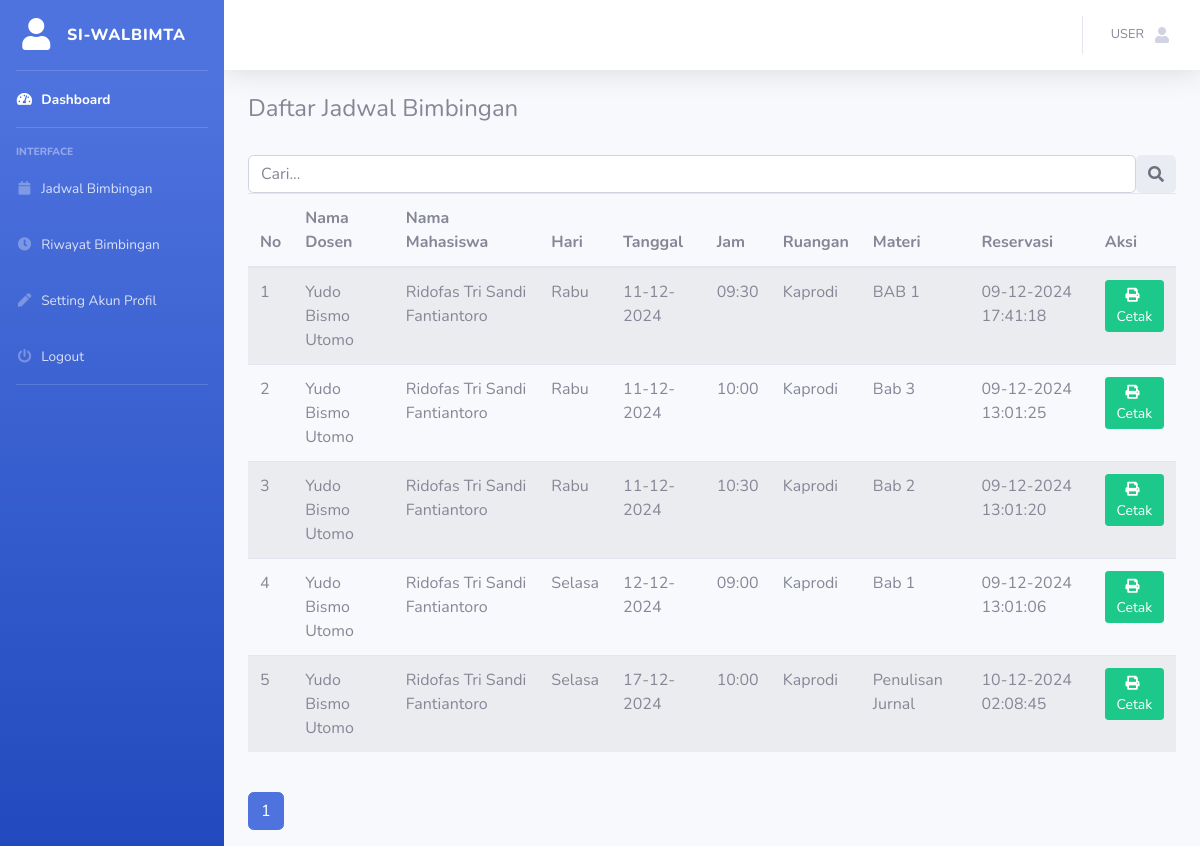
/user/riwayat_bimbingan.php (signed in), run on the app's committed database.
### tables this page shows
CREATE TABLE `jadwal_bimbingan` (
  `id` int(11) NOT NULL,
  `id_user` varchar(255) NOT NULL,
  `nama_dosen` varchar(255) NOT NULL,
  `nama_mahasiswa` varchar(255) NOT NULL,
  `npm` varchar(255) NOT NULL,
  `hari` varchar(255) NOT NULL,
  `tanggal` date NOT NULL,
  `jam` varchar(255) NOT NULL,
  `ruangan` varchar(255) NOT NULL,
  `materi` text NOT NULL,
  `created_at` timestamp NOT NULL DEFAULT current_timestamp() ON UPDATE current_timestamp()
);

### user/riwayat_bimbingan.php (the view, shortened to what this page needs)
<?php
include 'header.php';
require '../assets/conn/koneksi.php';
$id_user = isset($_SESSION['id']) ? $_SESSION['id'] : null;
$query = "
    SELECT
        jb.id,
        jb.nama_dosen,
        jb.nama_mahasiswa,
        jb.hari,
        jb.jam,
        jb.ruangan,
        jb.materi,
        jb.tanggal,
        jb.created_at
    FROM jadwal_bimbingan jb
    WHERE jb.id_user = '$id_user'
    ORDER BY jb.tanggal, jb.hari, jb.jam
";
$result = mysqli_query($koneksi, $query);
?>
<div id="wrapper">
    <?php include 'sidebar.php'; ?>
    <div id="content-wrapper" class="d-flex flex-column">
        <div id="content">
            <?php include 'navbar.php'; ?>
            <div class="container-fluid">
                <h4>Daftar Jadwal Bimbingan</h4><br>
                <div class="input-group rounded">
                    <input type="search" class="form-control rounded" id="search-input" placeholder="Cari... "
                        aria-label="Search" aria-describedby="search-addon" />
                    <span class="input-group-text border-0" id="search-addon">
                        <i class="fas fa-search"></i>
                    </span>
                </div>
                <div class="d-sm-flex align-items-center justify-content-between mb-4">
                    <div class="table-responsive">
                        <table class="table table-striped" id="jadwal-table">
                            <thead>
                                <tr>
                                    <th>No</th>
                                    <th>Nama Dosen</th>
                                    <th>Nama Mahasiswa</th>
                                    <th>Hari</th>
                                    <th>Tanggal</th>
                                    <th>Jam</th>
                                    <th>Ruangan</th>
                                    <th>Materi</th>
                                    <th>Reservasi</th>
                                    <th>Aksi</th>
                                </tr>
                            </thead>
                            <tbody>
                                <?php
                            $no = 1;
                            while ($row = mysqli_fetch_assoc($result)) : ?>
                                <tr>
                                    <td><?= $no++; ?></td>
                                    <td><?= htmlspecialchars($row['nama_dosen']); ?></td>
                                    <td><?= htmlspecialchars($row['nama_mahasiswa']); ?></td>
                                    <td><?= htmlspecialchars($row['hari']); ?></td>
                                    <td><?= htmlspecialchars(date('d-m-Y', strtotime($row['tanggal']))); ?></td>
                                    <td><?= htmlspecialchars($row['jam']); ?></td>
                                    <td><?= htmlspecialchars($row['ruangan']); ?></td>
                                    <td><?= htmlspecialchars($row['materi']); ?></td>
                                    <td><?= htmlspecialchars(date('d-m-Y H:i:s', strtotime($row['created_at']))); ?>
                                    </td>
                                    <td>
                                        <a href="cetak.php?id=<?= urlencode($row['id']); ?>"
                                            class="btn btn-success btn-sm">
                                            <i class="fas fa-print">&nbsp;</i>Cetak
                                        </a>
                                    </td>
                                </tr>
                                <?php endwhile; ?>
                            </tbody>
                        </table>
                    </div>
                </div>
                <nav aria-label="Page navigation example">
                    <ul class="pagination" id="pagination">
                    </ul>
                </nav>
            </div>
        </div>
    </div>
</div>

### data on the page
jadwal_bimbingan: nama_dosen "Yudo Bismo Utomo", nama_mahasiswa "Ridofas Tri Sandi Fantiantoro", hari "Rabu", tanggal "11-12-2024", jam "09:30", ruangan "Kaprodi", materi "BAB 1", created_at "09-12-2024 17:41:18"
jadwal_bimbingan: nama_dosen "Yudo Bismo Utomo", nama_mahasiswa "Ridofas Tri Sandi Fantiantoro", hari "Rabu", tanggal "11-12-2024", jam "10:00", ruangan "Kaprodi", materi "Bab 3", created_at "09-12-2024 13:01:25"
jadwal_bimbingan: nama_dosen "Yudo Bismo Utomo", nama_mahasiswa "Ridofas Tri Sandi Fantiantoro", hari "Rabu", tanggal "11-12-2024", jam "10:30", ruangan "Kaprodi", materi "Bab 2", created_at "09-12-2024 13:01:20"
jadwal_bimbingan: nama_dosen "Yudo Bismo Utomo", nama_mahasiswa "Ridofas Tri Sandi Fantiantoro", hari "Selasa", tanggal "12-12-2024", jam "09:00", ruangan "Kaprodi", materi "Bab 1", created_at "09-12-2024 13:01:06"
jadwal_bimbingan: nama_dosen "Yudo Bismo Utomo", nama_mahasiswa "Ridofas Tri Sandi Fantiantoro", hari "Selasa", tanggal "17-12-2024", jam "10:00", ruangan "Kaprodi", materi "Penulisan Jurnal", created_at "10-12-2024 02:08:45"
